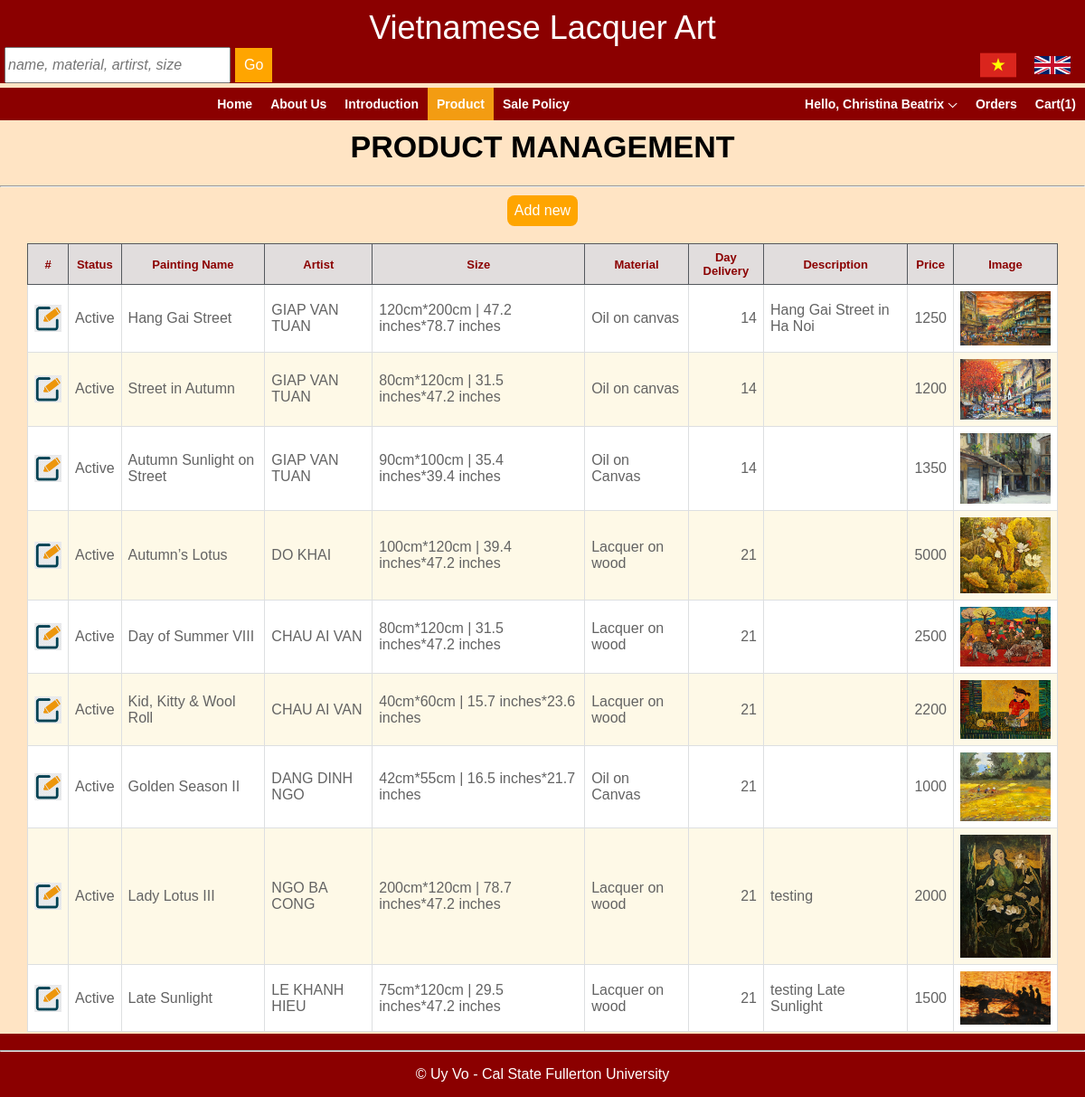
The page /product.php?func=list_product (signed in) on the database its author committed.
### tables this page shows
CREATE TABLE `products` (
  `product_no` int NOT NULL AUTO_INCREMENT,
  `product_name` varchar(255) DEFAULT NULL,
  `product_des` varchar(255) DEFAULT NULL,
  `product_artist` varchar(255) DEFAULT NULL,
  `product_size_height` decimal(10,0) DEFAULT NULL,
  `product_size_width` decimal(10,0) DEFAULT NULL,
  `product_material` varchar(255) DEFAULT NULL,
  `product_quantity` int DEFAULT NULL,
  `product_status` varchar(10) DEFAULT NULL,
  `member_id` int DEFAULT NULL,
  `product_img` varchar(255) DEFAULT NULL,
  `product_price` double DEFAULT '0',
  `product_description` varchar(255) DEFAULT '',
  `product_delivery` int DEFAULT '0',
  `ship_code` varchar(10) DEFAULT NULL,
  `return_code` varchar(10) DEFAULT NULL,
  PRIMARY KEY (`product_no`)
);

### product.php (the view, shortened to what this page needs)
<?php
include "header.php";
if (isset($_GET['func'])) {
    $func=$_GET['func'];
}else{
    $func='';
}
if ($func=='new_product'){
    $sql="select policy_code, policy_code,policy_description from sale_policy where policy_type = 'shipping'";
    $shipping=mysqli_query($conn,$sql);
    $sql="select policy_code, policy_code,policy_description from sale_policy where policy_type = 'return'";
    $return=mysqli_query($conn,$sql);
?>
    <br />
    <form action='product.php?func=add_product' method = 'post' enctype="multipart/form-data">
    <h1>ADD PAINTINGS</h1>
    <table style='width:100%'>
        <tr>
            <td style='text-align:right'><label>Name*</label></td>
            <td style='text-align:left'><input type='text' style = "width: 100%" required='required' class='textbox' id='name' name='name' value=''></td>
            <td style='text-align:right'><label>Artist*</label></td>
            <td style='text-align:left'><input type='text' style = "width: 100%" required='required' class='textbox' id='artist' name='artist' value=''></td>
        </tr>
        <tr>
            <td style='text-align:right'><label>Size(H*W)*</label></td>
            <td style='text-align:left'>
                <input type='text' class='textbox' style = "width: 60px" id='size_height' name='size_height' value=''> <label>cm</label>
                <input type='text' class='textbox' style = "width: 60px"  id='size_width' name='size_width' value=''><label>cm</label>
            </td>
            <td style='text-align:right'><label>Material*</label></td>
            <td style='text-align:left'><input type='text' style = "width: 100%" required='required' class='textbox' id='material' name='material' value=''></td>
        </tr>
        <tr>
            <td style='text-align:right'><label>Ship code*</label></td>
            <td><select name='ship_code' id='ship_code' style='height:30px; width:100%;'" required>
                <option value=''>Select</option>
                <?php
                while($row = mysqli_fetch_array($shipping, MYSQLI_BOTH)) {
                    echo"<option value=$row[policy_code]>$row[policy_code]</option>";
                }
                ?>
                </select>
            </td>
            <td style='text-align:right'><label>Return code*</label></td>
            <td><select name='return_code' id='return_code' style='height:30px; width:100%;'" required>
                <option value=''>Select</option>
                <?php
                while($row = mysqli_fetch_array($return, MYSQLI_BOTH)) {
                    echo"<option value=$row[policy_code]>$row[policy_code]</option>";
                }
                ?>
                </select>
            </td>
        </tr>
        <tr>
            <td style='text-align:right'><label>Status*</label></td>
            <td>
            <select name='product_status' id='product_status' style='height:30px; width:100%;'>
                <option value='Active'>Active</option>
                <option value='Inactive'>Inactive</option>
            </select>
            <td style='text-align:right'><label>Delivery*</label></td>
            <td colspan='3' style='text-align:left'><input type='text' style = "width: 100%; text-align:right" required='required' class='textbox' id='product_delivery' name='product_delivery' value=''></td>
        </tr>
        <tr>
            <td style='text-align:right'><label>Price($)*</label></td>
            <td style='text-align:right'><input type='text' style = "width: 100%; text-align:right" required='required' class='textbox' id='product_price' name='product_price' value=''></td>
            <td style='text-align:right'><label>Description</label></td>
            <td style='text-align:left'><textarea rows="4" style = "width: 100%" class='textbox' id='product_description' name='product_description' value=''></textarea></td>
        </tr>
        <tr>
            <td style='text-align:right'><label>Image*</label></td>
            <td colspan='3'><input type='file' class='textbox' id='product_img' name='product_img' value=''></td>
        </tr>
        <tr>
            <td></td>
            <td colspan='3'style='text-align:left'><label>(*): mandatory<label></td>
        </tr>
        <tr>
            <td></td><td colspan='3'><button type='submit' class='button' value='submit' name='submit'>Submit
            <button type='reset' class='button' value='Reset'>Reset</td>
        </tr>
    </table>
    </form>
    <br />
    <?php
}else if ($func=='list_product'){
    echo "<div class = 'hb'>PRODUCT MANAGEMENT</div>";
    echo "<hr />";
    echo "<center><a style='padding:0px' href='product.php?func=new_product'><button>Add new</button></a></center><br/>";
    echo "<table>";
    echo "<thead>
            <td>#</td>
            <td>Status</td>
            <td>Painting Name</td>
            <td>Artist</td>
            <td>Size</td>
            <td>Material</td>
            <td>Day Delivery</td>
            <td>Description</td>
            <td>Price</td>
            <td>Image</td>
            </thead>";
    if ($_SESSION["usertype"]=="A"){
        $sql="  select p.product_no, p.product_name, p.product_artist, p.product_size_height, round(p.product_size_height/2.54,1) as size_height_inches
                , p.product_size_width, round(p.product_size_width/2.54,1) as size_width_inches
                , p.product_material, p.product_img, p.product_status, p.product_delivery, p.product_description, p.product_price, p.member_id
                from products p
                where 1=1 order by 1";
    }else{
        $sql="  select p.product_no, p.product_name, p.product_artist, p.product_size_height, round(p.product_size_height/2.54,1) as size_height_inches
                , p.product_size_width, round(p.product_size_width/2.54,1) as size_width_inches
                , p.product_material, p.product_img, p.product_status, p.product_delivery, p.product_description, p.product_price, p.member_id
                from products p
                where p.member_id = '".$_SESSION['member_id']."'";
    }
    $result=mysqli_query($conn,$sql);
    while($row = mysqli_fetch_array($result, MYSQLI_BOTH)) {
        echo "<tr>";
        echo "<td style='text-align: right'><a href='product.php?func=edit_product&product_no=$row[product_no]' class='icon'><img src='images/edit.png' width='30px' height='30px'></a></td>";
        echo "<td>$row[product_status]</td>";
        echo "<td>$row[product_name]</td>";
        echo "<td>$row[product_artist]</td>";
        echo "<td>$row[product_size_height]cm*$row[product_size_width]cm | $row[size_height_inches] inches*$row[size_width_inches] inches</td>";
        echo "<td>$row[product_material]</td>";
        echo "<td style='text-align:right'>$row[product_delivery]</td>";
        echo "<td>$row[product_description]</td>";
        echo "<td style='text-align: right'>$row[product_price]</td>";
        echo "<td width='100px'><img src='images/$row[product_img]' width='100%' height='100%'></td>";
        echo "</tr>";
    }
    echo "</table>";
}else if ($func=='edit_product'){
    $product_no = $_GET['product_no'];
    $sql="  select p.product_no, p.product_name, p.product_artist, p.product_size_height, round(p.product_size_height/2.54,2) as size_height_inches
            , p.product_size_width, round(p.product_size_width/2.54,2) as size_width_inches
            , p.product_material, p.product_img, p.product_status, p.product_delivery, p.product_price, p.product_description, p.ship_code, p.return_code
            from products p
            where p.product_no = '".$product_no."'";
    $result = mysqli_query($conn,$sql);
    $row = mysqli_fetch_array($result, MYSQLI_BOTH)
    ?>
    <div class = 'hb'>UPDATE PAINTING</div>
    <hr />
    <form class='normal' action='product.php?func=update_product' method = 'post' enctype="multipart/form-data">
    <input type="hidden" id="product_no" name="product_no" value='<?php echo $row['product_no']?>' />
    <div class="container" style='background-color: bisque;'>
        <img src='images/<?php echo $row['product_img']?>' style = 'width:50%; height=50%; margin-left:auto; margin-right:auto' >
        <table style='width:45%;'>
            <tr>
                <td style='text-align:right'><label>Name*</label></td>
                <td style='text-align:left'><input type='text' style = "width: 100%" required='required' class='textbox' id='name' name='name' value='<?php echo $row['product_name']?>'></td>
                <td style='text-align:right'><label>Artist*</label></td>
                <td style='text-align:left'><input type='text' style = "width: 100%" required='required' class='textbox' id='artist' name='artist' value='<?php echo $row['product_artist']?>'></td>
            </tr>
            <tr>
                <td style='text-align:right'><label>Size(H*W)*</label></td>
                <td style='text-align:left'>
                    <input type='text' class='textbox' style = "width: 60px; text-align:right" id='size_height' name='size_height' value='<?php echo $row['product_size_height']?>'> cm *
                    <input type='text' class='textbox' style = "width: 60px; text-align:right"  id='size_width' name='size_width' value='<?php echo $row['product_size_width']?>'> cm
                </td>
                <td style='text-align:right'><label>Material*</label></td>
                <td style='text-align:left'><input type='text' style = "width: 100%" required='required' class='textbox' id='material' name='material' value='<?php echo $row['product_material']?>'></td>
            </tr>
            <tr>
            <td style='text-align:right'><label>Ship code*</label></td>
            <td><select name='ship_code' id='ship_code' style='height:30px; width:100%;'" required>
                <?php
                $sql="Select policy_code, policy_description from sale_policy where policy_type = 'shipping' order by 1";
                $result2 = mysqli_query($conn,$sql);
                while($row2 = mysqli_fetch_array($result2, MYSQLI_BOTH)) {
                    if ($row['ship_code']==$row2['policy_code']){
                        echo"<option value=$row2[policy_code] selected>$row2[policy_code]</option>";
                    }else{
                        echo"<option value=$row2[policy_code]>$row2[policy_code]</option>";
                    }
                }
                ?>
                </select>
            </td>
            <td style='text-align:right'><label>Return code*</label></td>
            <td><select name='return_code' id='return_code' style='height:30px; width:100%;'" required>
                <?php
                $sql="Select policy_code, policy_description from sale_policy where policy_type='return' order by 1";
                $result2 = mysqli_query($conn,$sql);
                while($row2 = mysqli_fetch_array($result2, MYSQLI_BOTH)) {
                    if ($row['return_code']==$row2['policy_code']){
                        echo"<option value=$row2[policy_code] selected>$row2[policy_code]</option>";
                    }else{
                        echo"<option value=$row2[policy_code]>$row2[policy_code]</option>";
                    }
                }
                ?>
                </select>
            </td>
        </tr>
            <tr>
                <td style='text-align:right'><label>Status*</label></td>
                <td>
                <select name='product_status' id='product_status' style='height:30px; width:100%;'>
                    <option value='Active' <?php if ($row['product_status']=='Active'){ echo 'selected'; } ?>>Active</option>
                    <option value='Inactive' <?php if ($row['product_status']=='Inactive'){ echo 'selected'; } ?>>Inactive</option>
                </select>
                <td style='text-align:right'><label>Day delivery*</label></td>
                <td style='text-align:left'><input type='text' style = "width: 100%; text-align:right" required='required' class='textbox' id='product_delivery' name='product_delivery' value='<?php echo $row['product_delivery']; ?>'></td>
            </tr>
            <tr>
                <td style='text-align:right'><label>Price($)*</label></td>
                <td style='text-align:left'><input type='text' style = "width: 100%; text-align:right" required='required' class='textbox' id='product_price' name='product_price' value='<?php echo $row['product_price']; ?>'></td>
                <td style='text-align:right'><label>Description</label></td>
                <td style='text-align:left'><textarea rows="4" style = "width: 100%" class='textbox' id='product_description' name='product_description' value='<?php echo $row['product_description']; ?>'><?php echo $row['product_description']; ?></textarea></td>
            </tr>
            <tr>
                <td></td>
                <td td colspan='3'style='text-align:left'><label>(*): mandatory<label></td>
            </tr>
            <tr>
                <td></td><td td colspan='3' style="align-content:center"><button type='submit' class='button' value='submit' name='submit'>Submit</button>
                <button type='reset' class='button' value='Reset'>Reset</button></td>
            </tr>
        </table>
    </div>
    </form>
    <br />
<?php
}else if ($func=='update_product'){
    $product_no = validate($_POST['product_no']);
    $product_name = validate($_POST['name']);
    $product_artist = validate($_POST['artist']);
    $product_size_height = validate($_POST['size_height']);
    $product_size_width = validate($_POST['size_width']);
    $product_material = validate($_POST['material']);
    $product_status = validate($_POST['product_status']);
    $product_description = validate($_POST['product_description']);
    $product_delivery = validate($_POST['product_delivery']);
    $ship_code = validate($_POST['ship_code']);
    $return_code = validate($_POST['return_code']);
    $product_price = validate($_POST['product_price']);
    $sql= " update products set product_name = '".$product_name."', product_artist = '".$product_artist."',
            product_size_height = ".$product_size_height.", product_size_width = ".$product_size_width.",
            product_material = '".$product_material."', product_status = '".$product_status."',
            product_description = '".$product_description."', product_delivery = ".$product_delivery.",
            ship_code = '".$ship_code."', return_code = '".$return_code."',  product_price = ".$product_price."
            where product_no = '".$product_no. "'";
    $result = mysqli_query($conn,$sql);
    header("Location: product.php?func=message&content=Update successfully!");
}else if ($func=='message'){
    echo "<div class = 'hb'>$_GET[content]</div>";
    echo "<br />";
    echo "<center><a href='product.php?func=list_product' style ='background-color:orange;'>Back to the list...</a></center>";
}
    include "footer.php";
?>

### rows shown on the page
products: product_status "Active", product_name "Hang Gai Street", product_artist "GIAP VAN TUAN", product_size_height "120", product_size_width "200", row "47.2", row "78.7", product_material "Oil on canvas", product_delivery "14", product_description "Hang Gai Street in Ha Noi", product_price "1250", product_img (picture)
products: product_status "Active", product_name "Street in Autumn", product_artist "GIAP VAN TUAN", product_size_height "80", product_size_width "120", row "31.5", row "47.2", product_material "Oil on canvas", product_delivery "14", product_price "1200", product_img (picture)
products: product_status "Active", product_name "Autumn Sunlight on Street", product_artist "GIAP VAN TUAN", product_size_height "90", product_size_width "100", row "35.4", row "39.4", product_material "Oil on Canvas", product_delivery "14", product_price "1350", product_img (picture)
products: product_status "Active", product_name "Autumn’s Lotus", product_artist "DO KHAI", product_size_height "100", product_size_width "120", row "39.4", row "47.2", product_material "Lacquer on wood", product_delivery "21", product_price "5000", product_img (picture)
products: product_status "Active", product_name "Day of Summer VIII", product_artist "CHAU AI VAN", product_size_height "80", product_size_width "120", row "31.5", row "47.2", product_material "Lacquer on wood", product_delivery "21", product_price "2500", product_img (picture)
products: product_status "Active", product_name "Kid, Kitty & Wool Roll", product_artist "CHAU AI VAN", product_size_height "40", product_size_width "60", row "15.7", row "23.6", product_material "Lacquer on wood", product_delivery "21", product_price "2200", product_img (picture)
products: product_status "Active", product_name "Golden Season II", product_artist "DANG DINH NGO", product_size_height "42", product_size_width "55", row "16.5", row "21.7", product_material "Oil on Canvas", product_delivery "21", product_price "1000", product_img (picture)
products: product_status "Active", product_name "Lady Lotus III", product_artist "NGO BA CONG", product_size_height "200", product_size_width "120", row "78.7", row "47.2", product_material "Lacquer on wood", product_delivery "21", product_description "testing", product_price "2000", product_img (picture)
products: product_status "Active", product_name "Late Sunlight", product_artist "LE KHANH HIEU", product_size_height "75", product_size_width "120", row "29.5", row "47.2", product_material "Lacquer on wood", product_delivery "21", product_description "testing Late Sunlight", product_price "1500", product_img (picture)

### other values the page prints
$_SESSION["member_name"] "Christina Beatrix"
$quantity "1"
